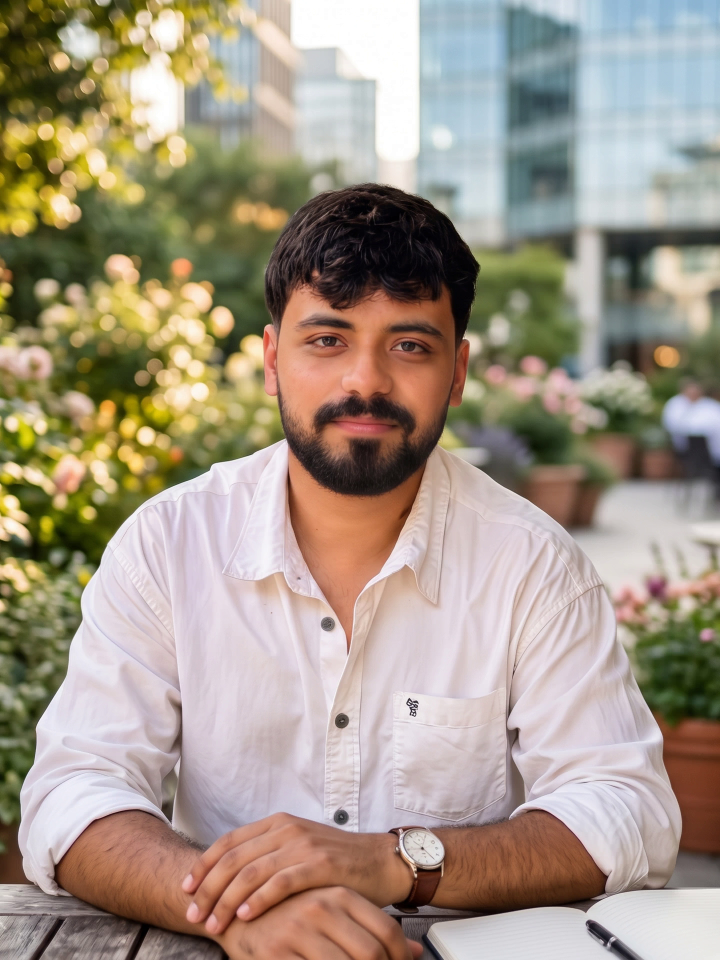
#> input picture scratch/eyes/frame.png, 1440 x 1920 px (shown at 1/2 size)
$ python tone-check.py frame.png
#> lines starting #> are read from the running program, lines starting #| are printed output that depends on the picture
# python scratch/eyes/tone-check.py shot.png : per 8px grid cell, the page's dot-grid brightness against the video
# frame's luminance under the backdrop's cover mapping. Prints the fit and the cells near the eyes; writes a side by
# side of the expected tone (frame, cell-averaged) and the rendered tone around the eyes.
import sys, cv2, numpy as np
shot = cv2.cvtColor(cv2.imread(sys.argv[1]), cv2.COLOR_BGR2GRAY).astype(np.float32)
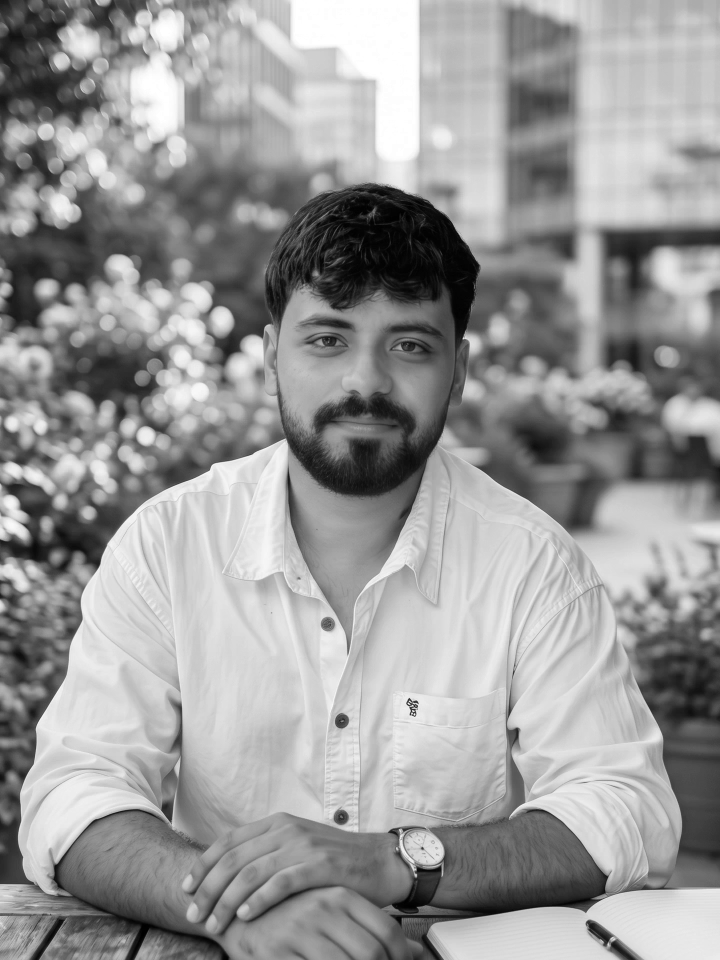
#> shot: shape (1920, 1440) float32 (shown at 1/2 size); min 0, max 255, mean 152.8
src = cv2.cvtColor(cv2.imread('scratch/eyes/frame.png'), cv2.COLOR_BGR2GRAY).astype(np.float32)
H, W = shot.shape
#> H = 1920; W = 1440
k = W / 1440; oy = -(1920 * k - H) / 2
#> after `k = W / 1440`: k = 1
#> after `oy = -(1920 * k - H) / 2`: oy = 0
warp = cv2.warpAffine(src, np.float32([[k, 0, 0], [0, k, oy]]), (W, H))
C = 8
cs = cv2.resize(shot, (W // C, H // C), interpolation=cv2.INTER_AREA)
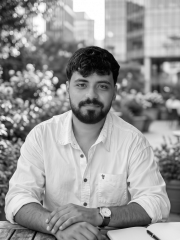
#> cs: shape (240, 180) float32; min 1.03, max 255, mean 152.8
cw = cv2.resize(warp, (W // C, H // C), interpolation=cv2.INTER_AREA)
# face area only, away from text/header
m = np.zeros_like(cs, bool); m[12:50, 80:150] = True
x, y = cw[m], cs[m]
#> x = 2660 values, max 255 at index 7, min 10.44 at index 2535, mean 180.8; y has the same summary as x
A = np.vstack([x, np.ones_like(x)]).T
#> A = 2660 pairs, first value 10.44 to 255, second value 1 to 1
a, b = np.linalg.lstsq(A, y, rcond=None)[0]
#> a = 1; b = 1.42e-16
print('render = %.3f * luma + %.2f   corr %.3f' % (a, b, np.corrcoef(x, y)[0, 1]))
#| render = 1.000 * luma + 0.00   corr 1.000
for name, (ex, ey) in {'eye L': (873, 169), 'eye R': (1088, 185)}.items():
    gx, gy = ex // C, ey // C
    pl = cw[gy - 3:gy + 4, gx - 5:gx + 6]; pr = cs[gy - 3:gy + 4, gx - 5:gx + 6]
    print(name, 'luma %.1f -> expected %.1f, rendered %.1f' % (pl.mean(), a * pl.mean() + b, pr.mean()))
#> this loop made 2 passes
#| eye L luma 191.3 -> expected 191.3, rendered 191.3
#| eye R luma 91.3 -> expected 91.3, rendered 91.3
X0, X1, Y0, Y1 = 760, 1200, 80, 280
exp = np.clip(a * warp + b, 0, 255)
row = np.concatenate([cv2.resize(cv2.resize(exp[Y0:Y1, X0:X1], None, fx=1 / C, fy=1 / C, interpolation=cv2.INTER_AREA), (X1 - X0, Y1 - Y0), interpolation=cv2.INTER_NEAREST),
                      cv2.resize(cv2.resize(shot[Y0:Y1, X0:X1], None, fx=1 / C, fy=1 / C, interpolation=cv2.INTER_AREA), (X1 - X0, Y1 - Y0), interpolation=cv2.INTER_NEAREST),
                      warp[Y0:Y1, X0:X1] * 0.3], axis=1)
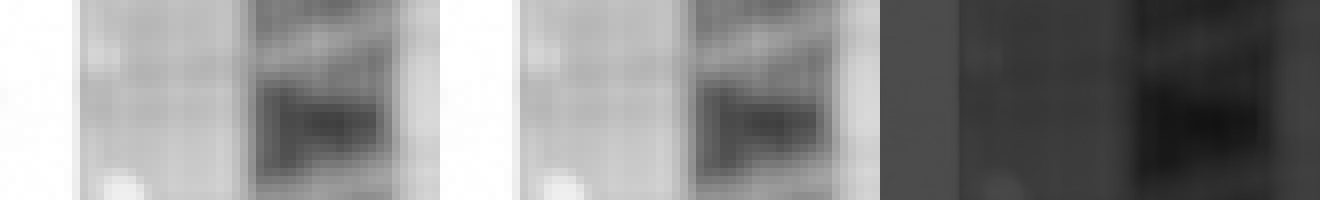
#> row: shape (200, 1320) float32; min 18, max 255, mean 139
cv2.imwrite('scratch/eyes/tone-check.png', cv2.resize(cv2.normalize(row, None, 0, 255, cv2.NORM_MINMAX), None, fx=1.5, fy=1.5, interpolation=cv2.INTER_NEAREST))
